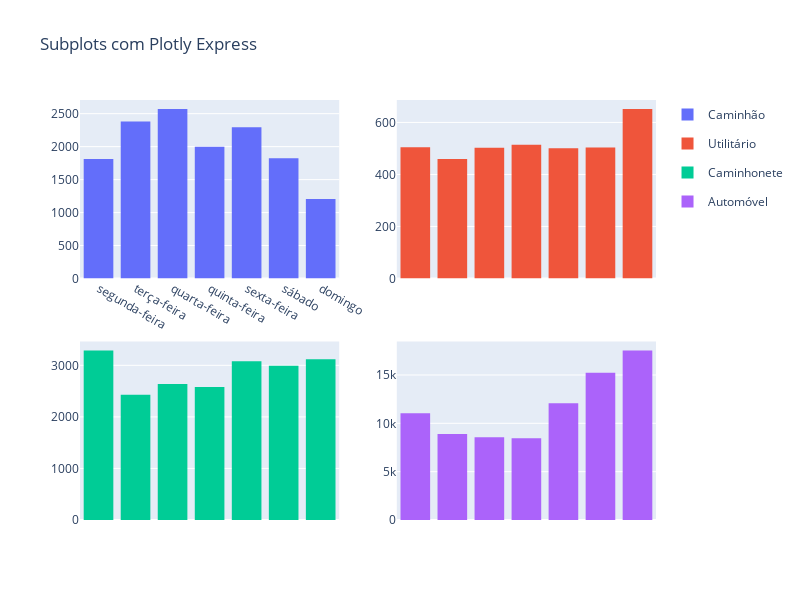

Here is the notebook cell this chart was saved with:
### Code cell
import plotly.express as px
from plotly.subplots import make_subplots

# Criação dos dados de exemplo
data = px.data.iris()

# Criação dos subplots
fig = make_subplots(rows=2, cols=2)

# Adiciona os gráficos aos subplots
fig.add_trace(px.histogram(dataset_veiculos_ordenado, x='dia_semana', y=0, color='tipo_veiculo').data[0], row=1, col=1)
fig.add_trace(px.histogram(dataset_veiculos_ordenado, x='dia_semana', y=0, color='tipo_veiculo').data[1], row=1, col=2)
fig.add_trace(px.histogram(dataset_veiculos_ordenado, x='dia_semana', y=0, color='tipo_veiculo').data[2], row=2, col=1)
fig.add_trace(px.histogram(dataset_veiculos_ordenado, x='dia_semana', y=0, color='tipo_veiculo').data[3], row=2, col=2)

# Atualiza o layout dos subplots
fig.update_layout(height=600, width=800, title_text="Subplots com Plotly Express")

# Exibe o gráfico
fig.show()

### Figure 1 — Plotly figure (JSON) as saved in the notebook; plotly's stock layout.template omitted (floating-point values rounded to 4 significant figures)
{"data": [{"alignmentgroup": "True", "bingroup": "x", "histfunc": "sum", "hovertemplate": "tipo_veiculo=Caminhão<br>dia_semana=%{x}<br>sum of 0=%{y}<extra></extra>", "legendgroup": "Caminhão", "marker": {"color": "#636efa", "pattern": {"shape": ""}}, "name": "Caminhão", "offsetgroup": "Caminhão", "orientation": "v", "showlegend": true, "type": "histogram", "x": ["segunda-feira", "terça-feira", "quarta-feira", "quinta-feira", "sexta-feira", "sábado", "domingo"], "xaxis": "x", "y": [1814, 2383, 2572, 1999, 2293, 1823, 1204], "yaxis": "y"}, {"alignmentgroup": "True", "bingroup": "x", "histfunc": "sum", "hovertemplate": "tipo_veiculo=Utilitário<br>dia_semana=%{x}<br>sum of 0=%{y}<extra></extra>", "legendgroup": "Utilitário", "marker": {"color": "#EF553B", "pattern": {"shape": ""}}, "name": "Utilitário", "offsetgroup": "Utilitário", "orientation": "v", "showlegend": true, "type": "histogram", "x": ["segunda-feira", "terça-feira", "quarta-feira", "quinta-feira", "sexta-feira", "sábado", "domingo"], "xaxis": "x2", "y": [505, 459, 503, 514, 501, 504, 652], "yaxis": "y2"}, {"alignmentgroup": "True", "bingroup": "x", "histfunc": "sum", "hovertemplate": "tipo_veiculo=Caminhonete<br>dia_semana=%{x}<br>sum of 0=%{y}<extra></extra>", "legendgroup": "Caminhonete", "marker": {"color": "#00cc96", "pattern": {"shape": ""}}, "name": "Caminhonete", "offsetgroup": "Caminhonete", "orientation": "v", "showlegend": true, "type": "histogram", "x": ["segunda-feira", "terça-feira", "quarta-feira", "quinta-feira", "sexta-feira", "sábado", "domingo"], "xaxis": "x3", "y": [3289, 2428, 2636, 2579, 3081, 2992, 3117], "yaxis": "y3"}, {"alignmentgroup": "True", "bingroup": "x", "histfunc": "sum", "hovertemplate": "tipo_veiculo=Automóvel<br>dia_semana=%{x}<br>sum of 0=%{y}<extra></extra>", "legendgroup": "Automóvel", "marker": {"color": "#ab63fa", "pattern": {"shape": ""}}, "name": "Automóvel", "offsetgroup": "Automóvel", "orientation": "v", "showlegend": true, "type": "histogram", "x": ["segunda-feira", "terça-feira", "quarta-feira", "quinta-feira", "sexta-feira", "sábado", "domingo"], "xaxis": "x4", "y": [11042, 8894, 8561, 8465, 12070, 15228, 17540], "yaxis": "y4"}], "layout": {"height": 600, "title": {"text": "Subplots com Plotly Express"}, "width": 800, "xaxis": {"anchor": "y", "domain": [0, 0.45]}, "xaxis2": {"anchor": "y2", "domain": [0.55, 1]}, "xaxis3": {"anchor": "y3", "domain": [0, 0.45]}, "xaxis4": {"anchor": "y4", "domain": [0.55, 1]}, "yaxis": {"anchor": "x", "domain": [0.575, 1]}, "yaxis2": {"anchor": "x2", "domain": [0.575, 1]}, "yaxis3": {"anchor": "x3", "domain": [0, 0.425]}, "yaxis4": {"anchor": "x4", "domain": [0, 0.425]}}}
